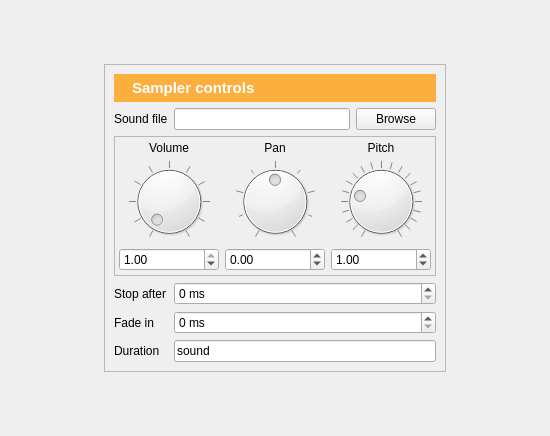
<?xml version="1.0" encoding="UTF-8"?>
<ui version="4.0">
 <class>sampler_widget</class>
 <widget class="QWidget" name="sampler_widget">
  <property name="geometry">
   <rect>
    <x>0</x>
    <y>0</y>
    <width>550</width>
    <height>436</height>
   </rect>
  </property>
  <property name="windowTitle">
   <string>Form</string>
  </property>
  <layout class="QGridLayout" name="gridLayout">
   <property name="margin">
    <number>0</number>
   </property>
   <item row="0" column="1">
    <widget class="QFrame" name="frame_controls">
     <property name="sizePolicy">
      <sizepolicy hsizetype="Fixed" vsizetype="Fixed">
       <horstretch>0</horstretch>
       <verstretch>0</verstretch>
      </sizepolicy>
     </property>
     <property name="frameShape">
      <enum>QFrame::StyledPanel</enum>
     </property>
     <property name="frameShadow">
      <enum>QFrame::Raised</enum>
     </property>
     <layout class="QGridLayout" name="gridLayout_3">
      <item row="1" column="0">
       <widget class="QLabel" name="label">
        <property name="text">
         <string>Sound file</string>
        </property>
       </widget>
      </item>
      <item row="1" column="1">
       <widget class="QLineEdit" name="edit_sample">
        <property name="toolTip">
         <string>The sound file. Expecting a .ogg or .wav file.</string>
        </property>
       </widget>
      </item>
      <item row="1" column="2">
       <widget class="QPushButton" name="button_browse_sample">
        <property name="sizePolicy">
         <sizepolicy hsizetype="Fixed" vsizetype="Fixed">
          <horstretch>0</horstretch>
          <verstretch>0</verstretch>
         </sizepolicy>
        </property>
        <property name="toolTip">
         <string>Select a sound file from the file pool</string>
        </property>
        <property name="text">
         <string>Browse</string>
        </property>
        <property name="icon">
         <iconset>
          <normaloff>:/icons/browse.png</normaloff>:/icons/browse.png</iconset>
        </property>
       </widget>
      </item>
      <item row="2" column="0" colspan="3">
       <widget class="QFrame" name="frame">
        <property name="maximumSize">
         <size>
          <width>16777215</width>
          <height>140</height>
         </size>
        </property>
        <property name="frameShape">
         <enum>QFrame::StyledPanel</enum>
        </property>
        <property name="frameShadow">
         <enum>QFrame::Raised</enum>
        </property>
        <layout class="QGridLayout" name="gridLayout_2">
         <property name="margin">
          <number>4</number>
         </property>
         <item row="0" column="0">
          <widget class="QLabel" name="label_7">
           <property name="text">
            <string>Volume</string>
           </property>
           <property name="alignment">
            <set>Qt::AlignCenter</set>
           </property>
          </widget>
         </item>
         <item row="1" column="0">
          <widget class="QDial" name="dial_volume">
           <property name="toolTip">
            <string>Set the volume of the sound</string>
           </property>
           <property name="maximum">
            <number>100</number>
           </property>
           <property name="value">
            <number>1</number>
           </property>
           <property name="notchTarget">
            <double>10.000000000000000</double>
           </property>
           <property name="notchesVisible">
            <bool>true</bool>
           </property>
          </widget>
         </item>
         <item row="2" column="0">
          <widget class="QDoubleSpinBox" name="spin_volume">
           <property name="toolTip">
            <string>Set the volume of the sound</string>
           </property>
           <property name="suffix">
            <string/>
           </property>
           <property name="maximum">
            <double>1.000000000000000</double>
           </property>
           <property name="singleStep">
            <double>0.100000000000000</double>
           </property>
           <property name="value">
            <double>1.000000000000000</double>
           </property>
          </widget>
         </item>
         <item row="0" column="1">
          <widget class="QLabel" name="label_8">
           <property name="text">
            <string>Pan</string>
           </property>
           <property name="alignment">
            <set>Qt::AlignCenter</set>
           </property>
          </widget>
         </item>
         <item row="0" column="2">
          <widget class="QLabel" name="label_2">
           <property name="text">
            <string>Pitch</string>
           </property>
           <property name="alignment">
            <set>Qt::AlignCenter</set>
           </property>
          </widget>
         </item>
         <item row="1" column="1">
          <widget class="QDial" name="dial_pan">
           <property name="toolTip">
            <string>Set the panning (left-right) of the sound</string>
           </property>
           <property name="minimum">
            <number>-20</number>
           </property>
           <property name="maximum">
            <number>20</number>
           </property>
           <property name="notchTarget">
            <double>10.000000000000000</double>
           </property>
           <property name="notchesVisible">
            <bool>true</bool>
           </property>
          </widget>
         </item>
         <item row="1" column="2">
          <widget class="QDial" name="dial_pitch">
           <property name="toolTip">
            <string>Set the relative pitch of the sound (100% = original)</string>
           </property>
           <property name="maximum">
            <number>400</number>
           </property>
           <property name="value">
            <number>100</number>
           </property>
           <property name="notchTarget">
            <double>20.000000000000000</double>
           </property>
           <property name="notchesVisible">
            <bool>true</bool>
           </property>
          </widget>
         </item>
         <item row="2" column="1">
          <widget class="QDoubleSpinBox" name="spin_pan">
           <property name="toolTip">
            <string>Set the panning (left-right) of the sound</string>
           </property>
           <property name="minimum">
            <double>-1000.000000000000000</double>
           </property>
           <property name="maximum">
            <double>1000.000000000000000</double>
           </property>
           <property name="value">
            <double>0.000000000000000</double>
           </property>
          </widget>
         </item>
         <item row="2" column="2">
          <widget class="QDoubleSpinBox" name="spin_pitch">
           <property name="toolTip">
            <string>Set the relative pitch of the sound (1 = original)</string>
           </property>
           <property name="suffix">
            <string/>
           </property>
           <property name="maximum">
            <double>100.000000000000000</double>
           </property>
           <property name="singleStep">
            <double>0.100000000000000</double>
           </property>
           <property name="value">
            <double>1.000000000000000</double>
           </property>
          </widget>
         </item>
        </layout>
       </widget>
      </item>
      <item row="3" column="0">
       <widget class="QLabel" name="label_4">
        <property name="text">
         <string>Stop after</string>
        </property>
       </widget>
      </item>
      <item row="3" column="1" colspan="2">
       <widget class="QSpinBox" name="spin_stop_after">
        <property name="toolTip">
         <string>Force playback to stop after a specified duration. 0ms corresponds to a full playback.</string>
        </property>
        <property name="suffix">
         <string> ms</string>
        </property>
        <property name="maximum">
         <number>100000000</number>
        </property>
       </widget>
      </item>
      <item row="4" column="1" colspan="2">
       <widget class="QSpinBox" name="spin_fade_in">
        <property name="toolTip">
         <string>The fade-in time of the sound.</string>
        </property>
        <property name="suffix">
         <string> ms</string>
        </property>
        <property name="maximum">
         <number>10000000</number>
        </property>
       </widget>
      </item>
      <item row="5" column="1" colspan="2">
       <widget class="QLineEdit" name="edit_duration">
        <property name="toolTip">
         <string>Set the duration of the sampler item. Expecting a duration in ms, 'sound' (to wait until the sound is finished playing), 'keypress', 'mouseclick', or a variable (e.g., '[sampler_dur]').</string>
        </property>
        <property name="text">
         <string>sound</string>
        </property>
       </widget>
      </item>
      <item row="4" column="0">
       <widget class="QLabel" name="label_5">
        <property name="text">
         <string>Fade in</string>
        </property>
       </widget>
      </item>
      <item row="5" column="0">
       <widget class="QLabel" name="label_6">
        <property name="text">
         <string>Duration</string>
        </property>
       </widget>
      </item>
      <item row="0" column="0" colspan="3">
       <widget class="QWidget" name="widget" native="true">
        <property name="styleSheet">
         <string notr="true">background-color: #fcaf3e;
color: rgb(255, 255, 255);</string>
        </property>
        <layout class="QHBoxLayout" name="horizontalLayout">
         <property name="margin">
          <number>5</number>
         </property>
         <item>
          <widget class="QLabel" name="label_sampler">
           <property name="sizePolicy">
            <sizepolicy hsizetype="Fixed" vsizetype="Preferred">
             <horstretch>0</horstretch>
             <verstretch>0</verstretch>
            </sizepolicy>
           </property>
           <property name="text">
            <string/>
           </property>
           <property name="pixmap">
            <pixmap>:/icons/sampler.png</pixmap>
           </property>
          </widget>
         </item>
         <item>
          <widget class="QLabel" name="label_9">
           <property name="font">
            <font>
             <pointsize>11</pointsize>
             <weight>75</weight>
             <bold>true</bold>
            </font>
           </property>
           <property name="text">
            <string>Sampler controls</string>
           </property>
          </widget>
         </item>
        </layout>
       </widget>
      </item>
     </layout>
    </widget>
   </item>
   <item row="0" column="2">
    <spacer name="horizontalSpacer_2">
     <property name="orientation">
      <enum>Qt::Horizontal</enum>
     </property>
     <property name="sizeHint" stdset="0">
      <size>
       <width>40</width>
       <height>20</height>
      </size>
     </property>
    </spacer>
   </item>
   <item row="0" column="0">
    <spacer name="horizontalSpacer">
     <property name="orientation">
      <enum>Qt::Horizontal</enum>
     </property>
     <property name="sizeHint" stdset="0">
      <size>
       <width>40</width>
       <height>20</height>
      </size>
     </property>
    </spacer>
   </item>
  </layout>
 </widget>
 <resources/>
 <connections/>
</ui>
